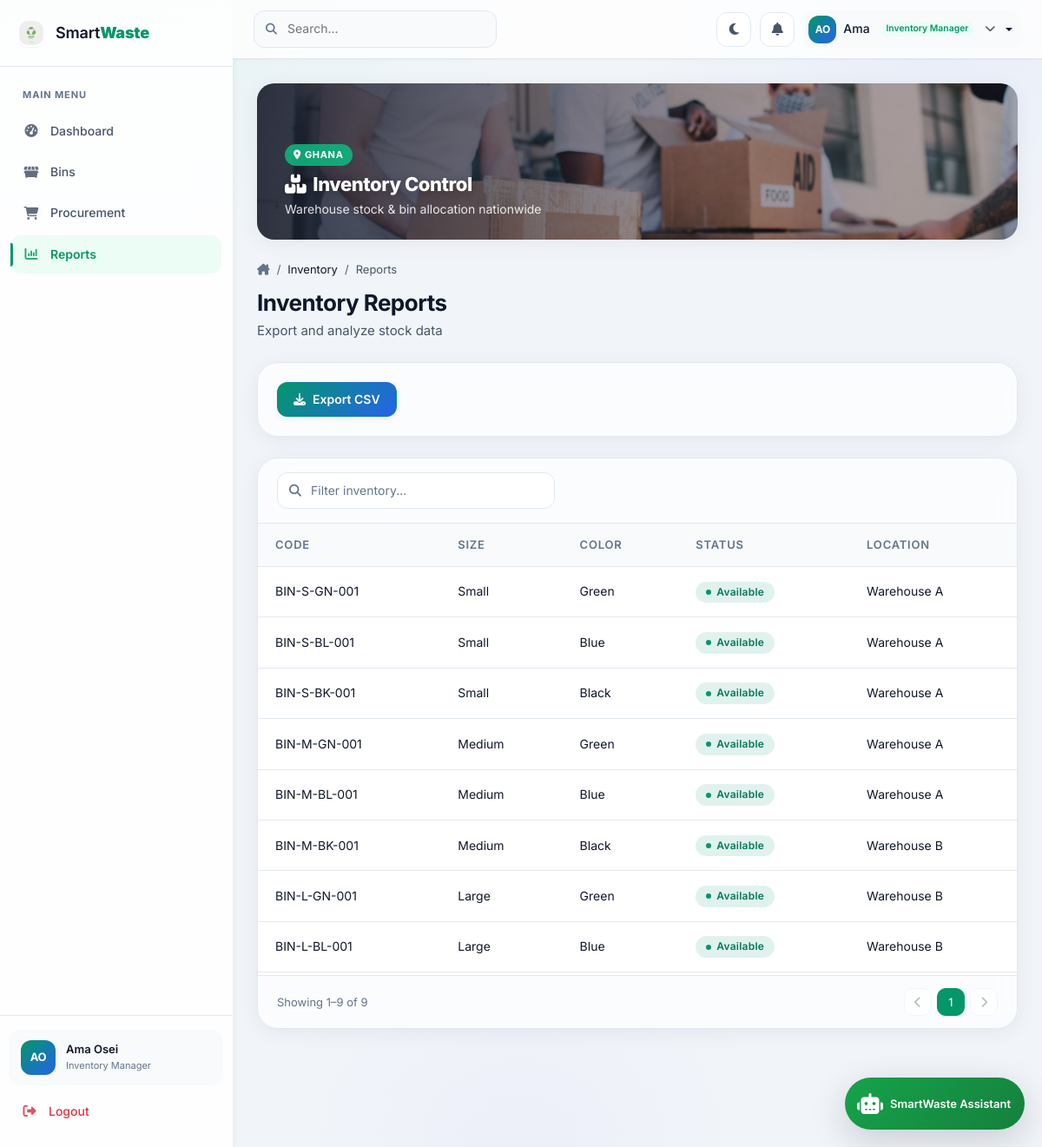
The page /index.php?url=inventory/reports (signed in) on the database its author committed.
### tables this page shows
CREATE TABLE users (
    id INT PRIMARY KEY AUTO_INCREMENT,
    role_id INT NOT NULL,
    email VARCHAR(255) NOT NULL UNIQUE,
    password_hash VARCHAR(255) NOT NULL,
    first_name VARCHAR(100) NOT NULL,
    last_name VARCHAR(100) NOT NULL,
    phone VARCHAR(20),
    avatar_url VARCHAR(500),
    is_active TINYINT(1) DEFAULT 0,
    email_verified TINYINT(1) DEFAULT 0,
    welcome_email_status ENUM('pending', 'sent', 'failed') NOT NULL DEFAULT 'pending',
    welcome_email_sent_at DATETIME NULL,
    verification_token VARCHAR(255),
    reset_token VARCHAR(255),
    reset_token_expires DATETIME,
    last_login DATETIME,
    created_at TIMESTAMP DEFAULT CURRENT_TIMESTAMP,
    updated_at TIMESTAMP DEFAULT CURRENT_TIMESTAMP ON UPDATE CURRENT_TIMESTAMP,
    FOREIGN KEY (role_id) REFERENCES roles(id)
);

CREATE TABLE roles (
    id INT PRIMARY KEY AUTO_INCREMENT,
    name VARCHAR(50) NOT NULL UNIQUE,
    description TEXT,
    created_at TIMESTAMP DEFAULT CURRENT_TIMESTAMP
);

CREATE TABLE dustbins (
    id INT PRIMARY KEY AUTO_INCREMENT,
    bin_code VARCHAR(50) NOT NULL UNIQUE,
    qr_code VARCHAR(255),
    size ENUM('small', 'medium', 'large') NOT NULL,
    color ENUM('green', 'blue', 'black', 'yellow', 'red') NOT NULL,
    brand VARCHAR(100) DEFAULT 'EcoBin',
    capacity_liters INT NOT NULL,
    status ENUM('available', 'assigned', 'damaged', 'maintenance', 'lost', 'retired') DEFAULT 'available',
    warehouse_location VARCHAR(100),
    purchase_date DATE,
    created_at TIMESTAMP DEFAULT CURRENT_TIMESTAMP,
    updated_at TIMESTAMP DEFAULT CURRENT_TIMESTAMP ON UPDATE CURRENT_TIMESTAMP
);

CREATE TABLE smart_settings (
    id INT PRIMARY KEY AUTO_INCREMENT,
    setting_key VARCHAR(100) NOT NULL UNIQUE,
    setting_value JSON NOT NULL,
    description TEXT,
    updated_by INT,
    updated_at TIMESTAMP DEFAULT CURRENT_TIMESTAMP ON UPDATE CURRENT_TIMESTAMP,
    FOREIGN KEY (updated_by) REFERENCES users(id)
);

### views/inventory/reports.php (the view, shortened to what the rows shown need)
<thead><tr><th>Code</th><th>Size</th><th>Color</th><th>Status</th><th>Location</th></tr></thead>
<tbody><?php foreach ($bins as $b): ?><tr><td><?= e($b['bin_code']) ?></td><td><?= ucfirst($b['size']) ?></td><td><?= ucfirst($b['color']) ?></td><td><?= statusBadge($b['status']) ?></td><td><?= e($b['warehouse_location']) ?></td></tr><?php endforeach; ?></tbody>

### includes/helpers.php (shortened to what the rows shown need)
<?php
function e(string $str): string
{
    return htmlspecialchars($str, ENT_QUOTES, 'UTF-8');
}
function baseUrl(string $path = ''): string
{
    return rtrim(appConfig()['url'], '/') . '/index.php?url=' . ltrim($path, '/');
}
function asset(string $path): string
{
    $url = rtrim(appConfig()['url'], '/') . '/assets/' . ltrim($path, '/');
    $file = dirname(__DIR__) . '/assets/' . ltrim($path, '/');
    if (is_file($file)) {
        return $url . '?v=' . filemtime($file);
    }
    return $url;
}
function statusBadge(string $status): string
{
    $map = [
        'completed' => 'success', 'active' => 'success', 'available' => 'success', 'resolved' => 'success',
        'replied' => 'success', 'new' => 'danger', 'on_route' => 'primary', 'optimised' => 'success',
        'pending' => 'warning', 'scheduled' => 'info', 'in_progress' => 'primary', 'delayed' => 'warning',
        'read' => 'info',
        'failed' => 'danger', 'missed' => 'danger', 'overdue' => 'danger', 'damaged' => 'danger',
        'open' => 'info', 'cancelled' => 'secondary', 'maintenance' => 'warning',
    ];
    $class = $map[$status] ?? 'secondary';
    $label = ucwords(str_replace('_', ' ', $status));
    return '<span class="status-pill status-' . $class . '"><span class="status-dot"></span>' . e($label) . '</span>';
}

### views/partials/sidebar.php (shortened to what the rows shown need)
<?php
$role = $user['role_name'] ?? '';
$initials = strtoupper(substr($user['first_name'] ?? 'U', 0, 1) . substr($user['last_name'] ?? '', 0, 1));
$roleLabel = $config['roles'][$role] ?? str_replace('_', ' ', $role);
?>
<aside class="sidebar" id="sidebar">
    <div class="sidebar-footer">
        <div class="sidebar-user">
            <div class="sidebar-avatar"><?= e($initials) ?></div>
            <div class="sidebar-user-info">
                <div class="sidebar-user-name"><?= e($user['first_name'] . ' ' . $user['last_name']) ?></div>
                <div class="sidebar-user-role"><?= e($roleLabel) ?></div>
            </div>
        </div>
    </div>
</aside>

### views/partials/topbar.php (shortened to what the rows shown need)
<?php
$role = $user['role_name'] ?? '';
$initials = strtoupper(substr($user['first_name'] ?? 'U', 0, 1) . substr($user['last_name'] ?? '', 0, 1));
?>
<header class="topbar">
    <div class="topbar-right">
        <div class="dropdown profile-dropdown">
            <button class="dropdown-toggle border-0" type="button" data-bs-toggle="dropdown" aria-expanded="false">
                <div class="sidebar-avatar" style="width:32px;height:32px;font-size:0.75rem"><?= e($initials) ?></div>
                <span class="d-none d-md-inline"><?= e($user['first_name']) ?></span>
                <span class="d-none d-lg-inline badge rounded-pill ms-1" style="background:var(--color-primary-subtle);color:var(--color-primary);font-size:0.65rem;font-weight:600"><?= e($config['roles'][$role] ?? $role) ?></span>
                <i class="fa-solid fa-chevron-down ms-1 small text-muted"></i>
            </button>
        </div>
    </div>
</header>

### views/partials/chatbot.php (shortened to what the rows shown need)
<?php
$aiSettings = chatbotSettings();
$user = Auth::user();
$isResident = ($user['role_name'] ?? '') === 'resident';
$assistantName = e(trim($aiSettings['assistant_name'] ?? '') ?: 'SmartWaste Assistant');
?>
<link href="<?= asset('css/chatbot.css') ?>" rel="stylesheet">
<div id="sw-chatbot-root"
     data-csrf="<?= e(Csrf::token()) ?>"
     data-assistant="<?= $assistantName ?>"
     data-resident="<?= $isResident ? '1' : '0' ?>"
     data-contact="<?= e(baseUrl('contact')) ?>">
    <button type="button" class="sw-chat-launcher" aria-label="Open <?= $assistantName ?>">
        <span class="sw-chat-launcher-inner">
            <i class="fa-solid fa-robot"></i>
            <span class="sw-chat-launcher-label"><?= $assistantName ?></span>
        </span>
    </button>
</div>

### rows shown on the page
users: initials "AO", first_name+last_name "Ama Osei", role.name "Inventory Manager", first_name "Ama"
dustbins: bin_code "BIN-S-GN-001", size "Small", color "Green", status "Available", warehouse_location "Warehouse A"
dustbins: bin_code "BIN-S-BL-001", size "Small", color "Blue", status "Available", warehouse_location "Warehouse A"
dustbins: bin_code "BIN-S-BK-001", size "Small", color "Black", status "Available", warehouse_location "Warehouse A"
dustbins: bin_code "BIN-M-GN-001", size "Medium", color "Green", status "Available", warehouse_location "Warehouse A"
dustbins: bin_code "BIN-M-BL-001", size "Medium", color "Blue", status "Available", warehouse_location "Warehouse A"
dustbins: bin_code "BIN-M-BK-001", size "Medium", color "Black", status "Available", warehouse_location "Warehouse B"
dustbins: bin_code "BIN-L-GN-001", size "Large", color "Green", status "Available", warehouse_location "Warehouse B"
dustbins: bin_code "BIN-L-BL-001", size "Large", color "Blue", status "Available", warehouse_location "Warehouse B"
smart_settings: setting_value "SmartWaste Assistant"

### other values the page prints
$item['label'] "Dashboard"
$item['label'] "Bins"
$item['label'] "Procurement"
$item['label'] "Reports"
str_replace('-', ' ', $part) "Inventory"
str_replace('-', ' ', $part) "Reports"
$title "Inventory Reports"
$subtitle "Export and analyze stock data"
